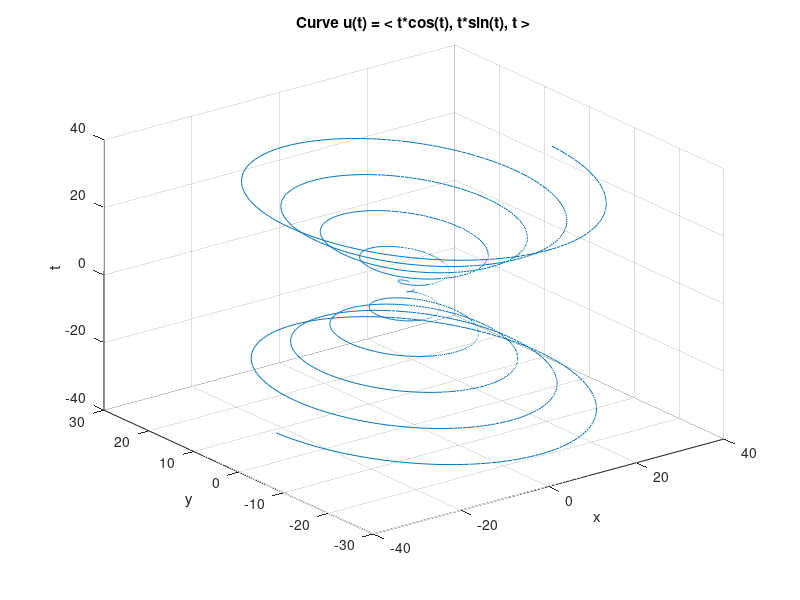

Here is the MATLAB script that generated this plot:
t = -10*pi:pi/100:10*pi;
x = t.*cos(t);
y = t.*sin(t);
plot3(x,y,t);
title('Curve u(t) = < t*cos(t), t*sin(t), t >')
xlabel('x')
ylabel('y')
zlabel('t')
grid
savefig('Example_05_Figure_01.fig')
